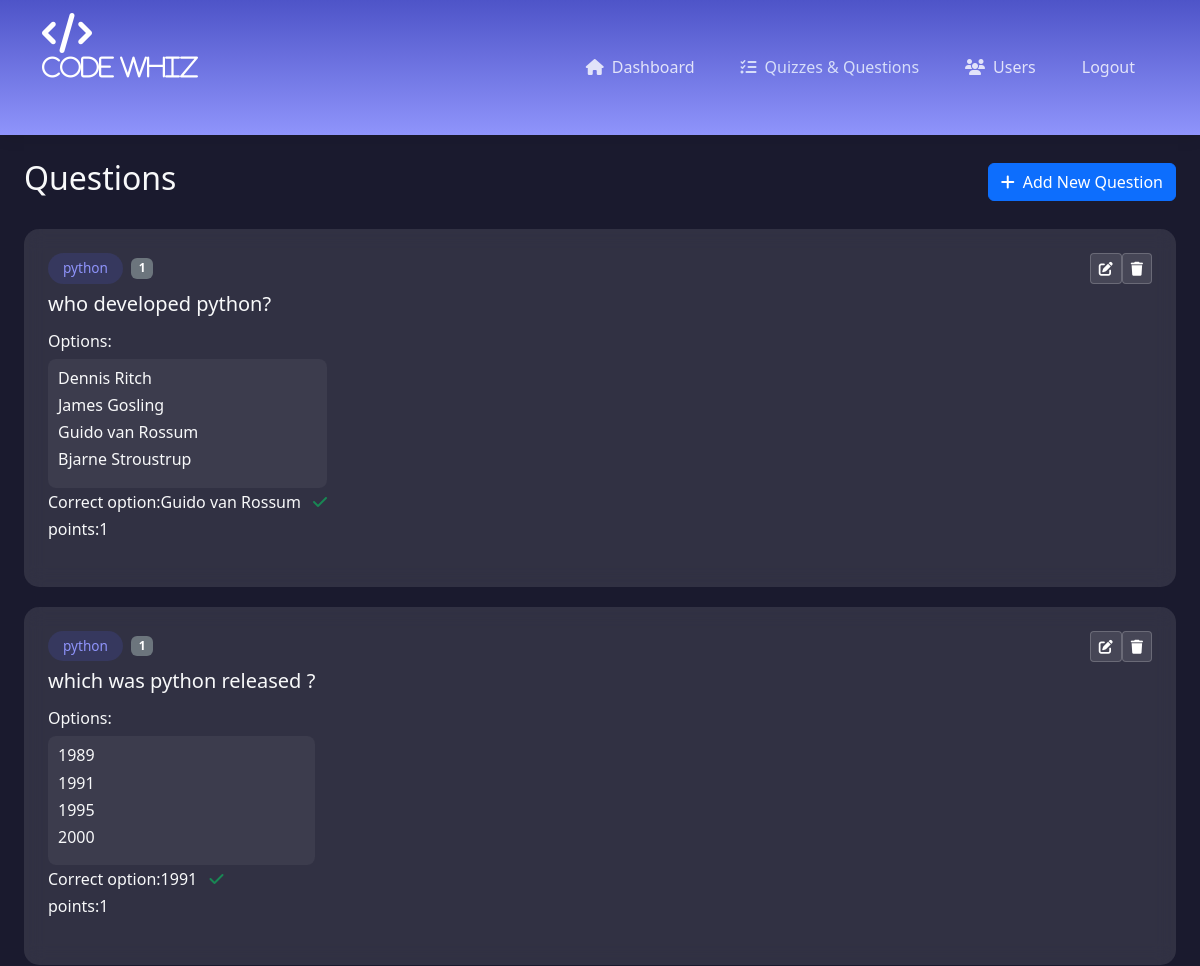
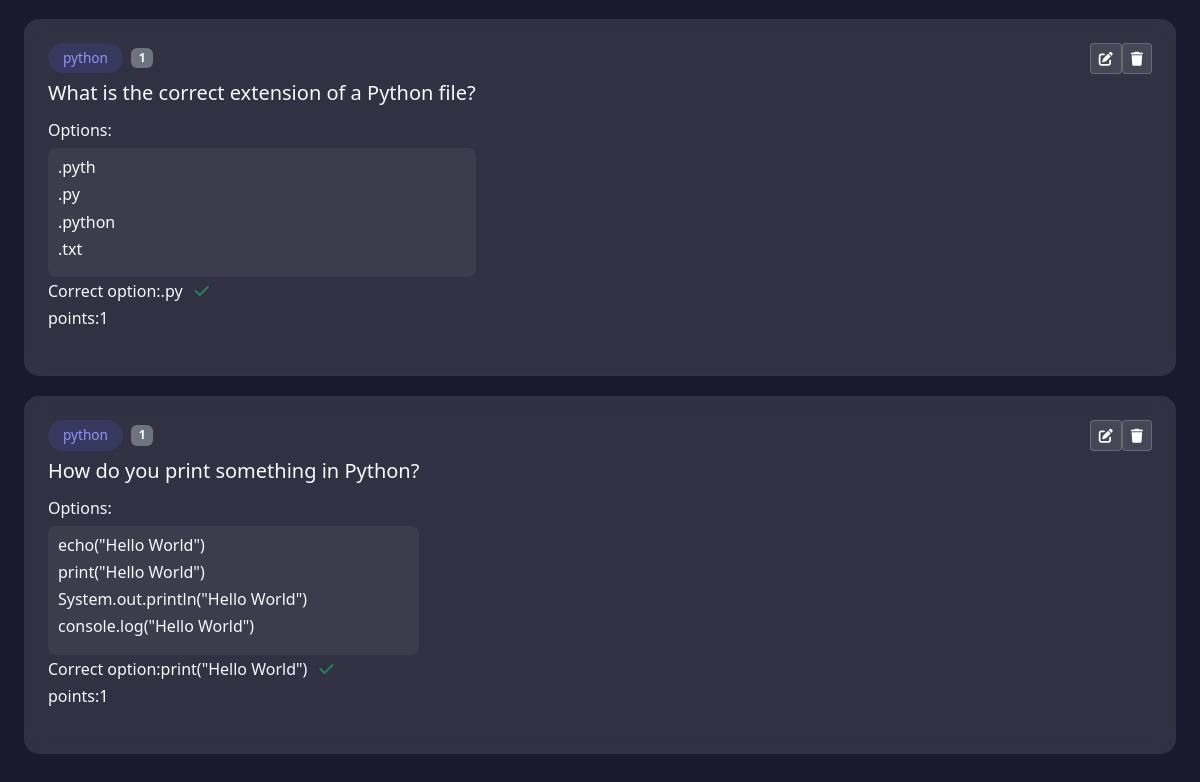
Before: /qns/1/ with the older database file (2 pictures, top to bottom).
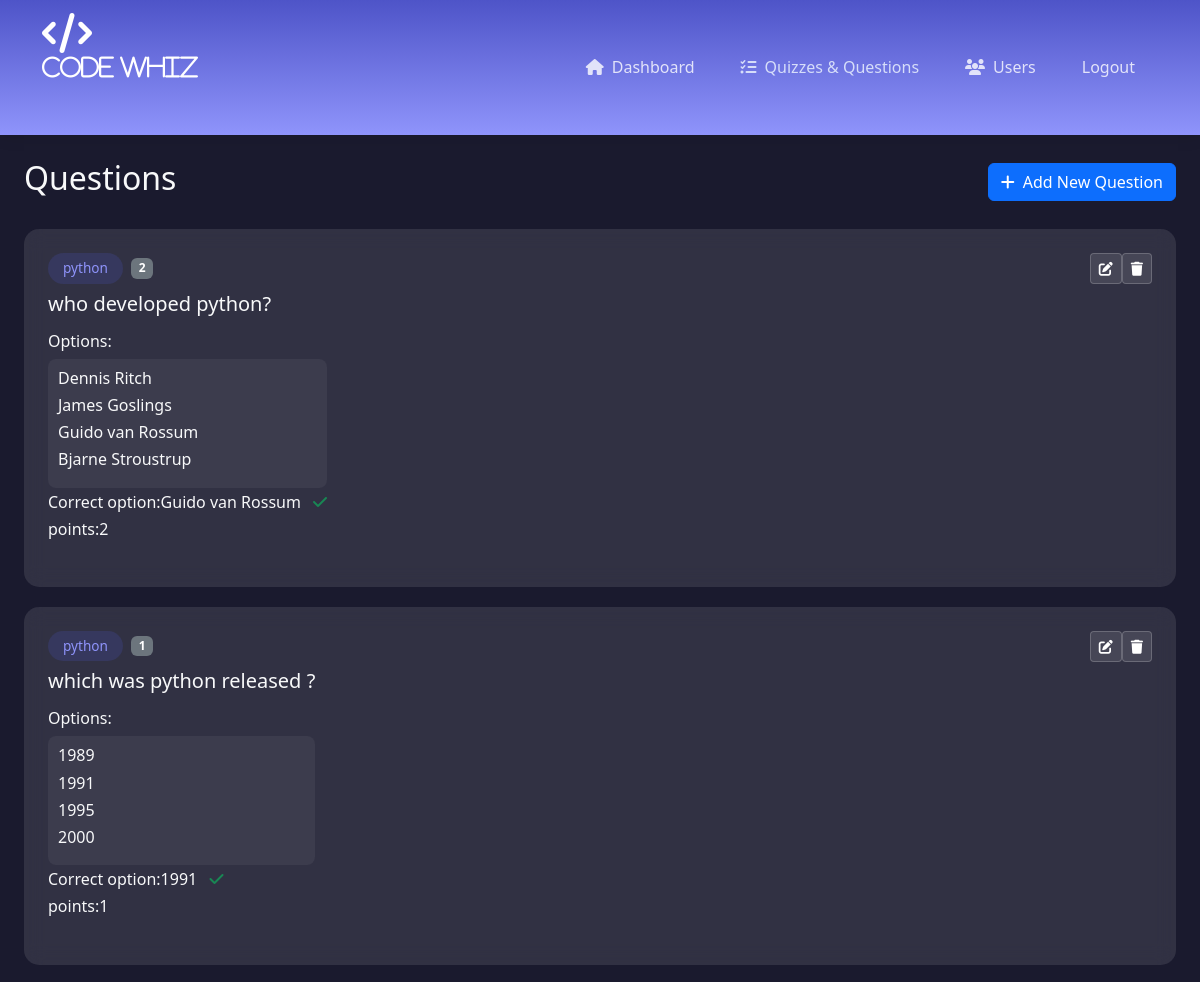
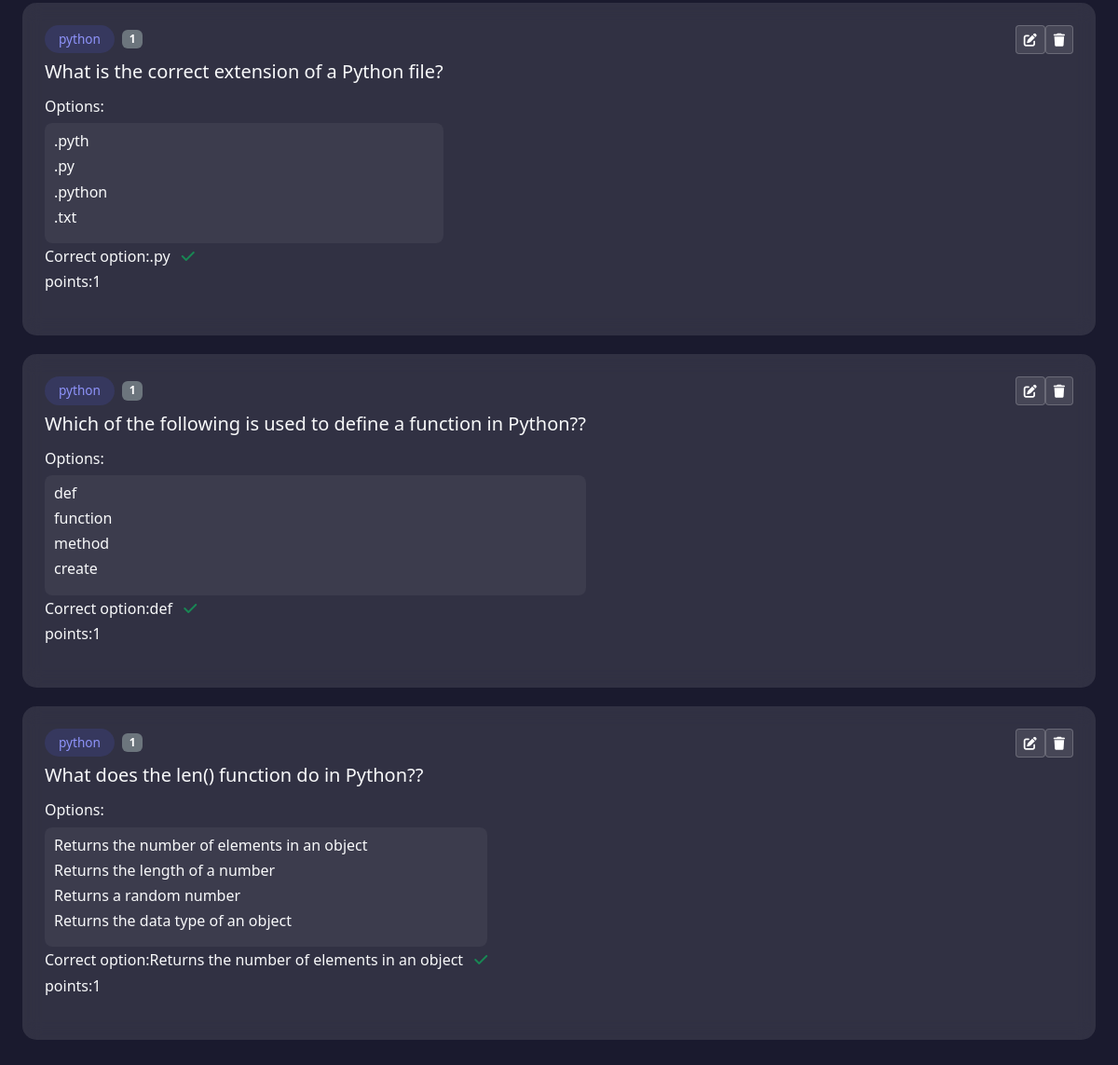
After: the same page with the newer database file (2 pictures, top to bottom).
### cw_app/models.py (models this page shows, shortened)
class Question(models.Model):
    quiz = models.ForeignKey(Quiz, on_delete=models.CASCADE)
    question_text=models.TextField(null=True, blank=True)
    option1 = models.TextField(null=True, blank=True)
    option2 = models.TextField(null=True, blank=True)
    option3 = models.TextField(null=True, blank=True)
    option4 = models.TextField(null=True, blank=True)
    points = models.IntegerField(default=1)
    is_correct = models.TextField(null=True, blank=True)

class Quiz(models.Model):
    title = models.CharField(max_length=200)
    category = models.ForeignKey(Category, on_delete=models.CASCADE)
    description = models.TextField()
    time_limit = models.IntegerField()
    created_at = models.DateTimeField(auto_now_add=True)
    status = models.TextField(null=True, blank=True)

class Category(models.Model):
    name = models.CharField(max_length=100)
    description = models.TextField()

### cw_app/views.py (the view)
# urls.py: path('qns/<int:qid>/', views.questions, name='questions'),
def questions(req, qid):
    print(f"Incoming qid type: {type(qid)}, value: {qid}")
    qns = Question.objects.filter(quiz=qid)
    print(f"Questions found: {qns.count()}")
    for q in qns:
        print(f"Question {q.pk} for quiz {q.quiz.id}")
    return render(req, 'admin/questions.html', {'ques': qns})

### templates/admin/questions.html (shortened to what this page needs)
<!DOCTYPE html>
<html lang="en">
<head>
    <link href="https://cdn.jsdelivr.net/npm/bootstrap@5.3.0/dist/css/bootstrap.min.css" rel="stylesheet">
    <link href="https://cdnjs.cloudflare.com/ajax/libs/bootstrap/5.3.0/css/bootstrap.min.css" rel="stylesheet">
    <link href="https://cdnjs.cloudflare.com/ajax/libs/font-awesome/6.4.0/css/all.min.css" rel="stylesheet">
    <link href="https://cdnjs.cloudflare.com/ajax/libs/animate.css/4.1.1/animate.min.css" rel="stylesheet">
</head>
<body>
    <nav class="navbar navbar-expand-lg navbar-dark">
        <div class="container">
            <a class="navbar-brand bounce-in" href="#"><i class="fas fa-code fa-2x text-white mb-3 animate__animated animate__bounceIn"><h4 class="text-white mb-4">Code Whiz</h4></i></a>
            <div class="collapse navbar-collapse" id="navbarNav">
                <ul class="navbar-nav ms-auto">
                    <li class="nav-item">
                        <a class="nav-link " href="../"><i class="fas fa-home me-2"></i>Dashboard</a>
                    </li>
                    <li class="nav-item">
                        <a class="nav-link" href="{% url 'quize' %}" style="color: aliceblue;"><i class="fas fa-tasks me-2"></i>Quizzes & Questions</a>
                    </li>
                    <li class="nav-item">
                        <a class="nav-link" href="view_users"><i class="fas fa-users me-2"></i>Users</a>
                    </li>
                    <li class="nav-item">
                        <a class="nav-link" href="logout">Logout</a>
                    </li>
                </ul>
            </div>
        </div>
    </nav>
    <div class="content text-light p-4">
        <div class="d-flex justify-content-between align-items-center mb-4">
            <h2 class="animate__animated animate__fadeIn">Questions</h2>
            <a href="{% url 'add_qns' %}">
                <button class="btn btn-primary animate__animated animate__fadeIn">
                    <i class="fas fa-plus me-2"></i>Add New Question
                </button>
            </a>
        </div>
        <div class="questions-list">
            {% for q in ques %}
            <div class="question-card p-4 animate__animated animate__fadeInUp">
                <div class="d-flex justify-content-between align-items-start mb-3">
                    <div>
                        <div class="d-flex align-items-center gap-2 mb-2">
                            <span class="tag">{{q.quiz.category.name }}</span>
                            <span class="badge bg-secondary">{{q.points}}</span>
                        </div>
                        <h5>{{q.question_text}}?</h5>
                        <div class="choices mt-3">
                            <h6>Options:</h6>
                                <div class="choice-item ">
                                    <h6>{{ q.option1 }}</h6>
                                    <h6>{{ q.option2 }}</h6>
                                    <h6>{{ q.option3 }}</h6>
                                    <h6>{{ q.option4 }}</h6>
                                </div>
                                <h6>Correct option:{{ q.is_correct }} <i class="fas fa-check text-success ms-2"></i></h6>
                                <h6>points:{{q.points}}</h6>
                        </div>
                    </div>
                    <div class="btn-group">
                        <a href="{% url 'edit_qns' qid=q.pk|add:'0' %}">
                            <button class="btn btn-action btn-sm">
                                <i class="fas fa-edit"></i>
                            </button>
                        </a>
                        <a href="{% url 'del_qns' qid=q.pk|add:'0' %}">
                            <button class="btn btn-action btn-sm">
                                <i class="fas fa-trash"></i>
                            </button>
                        </a>
                    </div>
                </div>
            </div>
            {% endfor %}
        </div>
    </div>
</body>
</html>

Changed rows visible on the page:
removed Question: quiz.category.name "python", points "1", question_text "How do you print something in Python", option1 "echo(\"Hello World\")", option2 "print(\"Hello World\")", option3 "System.out.println(\"Hello World\")", option4 "console.log(\"Hello World\")", is_correct "print(\"Hello World\")"
changed Question "who developed python": points "1" → "2"; option2 "James Gosling" → "James Goslings"
added Question: quiz.category.name "python", points "1", question_text "Which of the following is used to define a function in Python?", option1 "def", option2 "function", option3 "method", option4 "create", is_correct "def"
added Question: quiz.category.name "python", points "1", question_text "What does the len() function do in Python?", option1 "Returns the number of elements in an object", option2 "Returns the length of a number", option3 "Returns a random number", option4 "Returns the data type of an object", is_correct "Returns the number of elements in an object"
